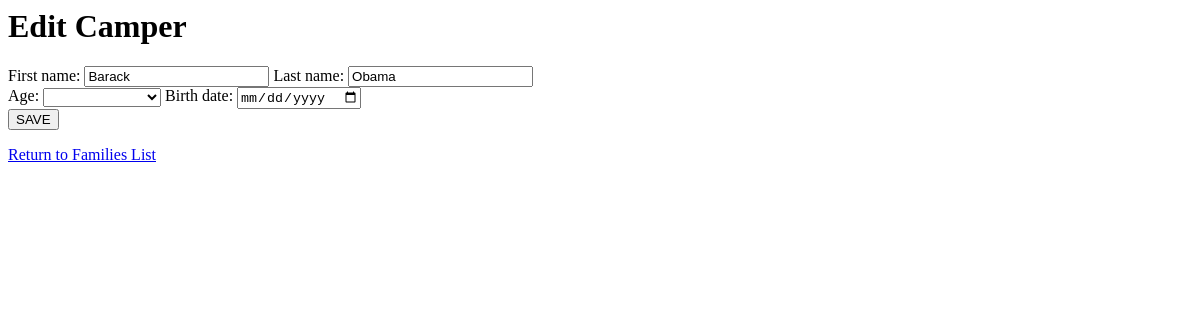
The page /edit_camper/1/ on the database as committed earlier.
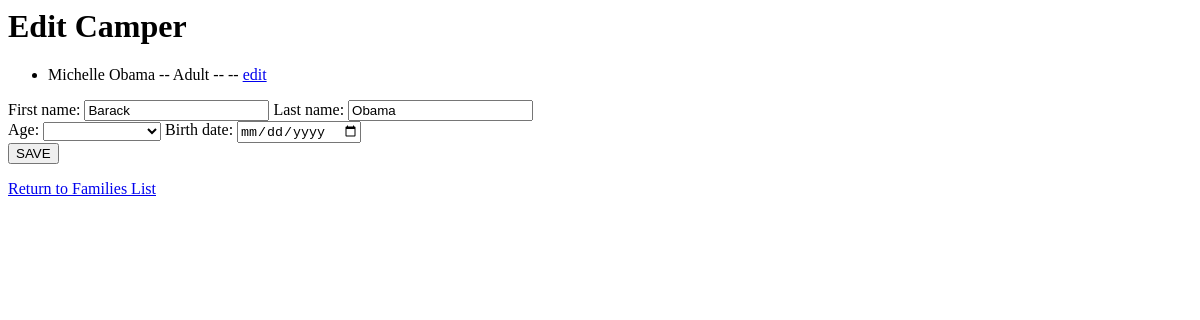
The same page on the database as committed later.
### my_app/models.py (models this page shows, shortened)
class Camper(models.Model):
    family = models.ForeignKey(Family)
    first_name = models.CharField(max_length=50)
    last_name = models.CharField(max_length=50)
    under_18 = models.BooleanField()
    dob = models.DateField(null=True, blank=True)
    is_vegetarian = models.BooleanField(default=False)
    is_vegan = models.BooleanField(default=False)
    is_gf = models.BooleanField(default=False)
    is_df = models.BooleanField(default=False)

### my_app/views.py (the view, shortened to what this page needs)
# urls.py: url(r'^edit_camper/(?P<camper_id>[0-9]+)/$', views.edit_camper, name='edit_camper'),
def edit_camper(request, camper_id):
    if camper_id == "0":
        camper = Camper()
    else:
        camper = get_object_or_404(Camper, pk=camper_id)
    filtered_camper_list = Camper.objects.filter(id=camper_id)
    if len(filtered_camper_list) > 0:
        camper = filtered_camper_list[0]
    else:
        camper = Camper()
    return render(request, 'seabeck_draft/edit_camper.html', {'camper': camper})

### my_app/templates/seabeck_draft/edit_camper.html (shortened to what this page needs)
{% load staticfiles %}
{% block title %}
<h1>Edit Camper</h1>
{% endblock %}
{% block others %}
<ul>
    {% for indiv in camper.family.camper_set.all %}
        {% if indiv != camper %}
            <li>{{ indiv.first_name }} {{ indiv.last_name }} --
                {% if indiv.under_18 == True %}
                    Child
                {%  else%}
                    Adult
                {% endif %}
                --
                --
            <a href="/edit_camper/{{ indiv.id }}">edit</a>
        </li>
        {% endif %}
    {% endfor %}
</ul>
{% endblock %}
{% block content %}
<form method="post">
    First name: <input value="{{ camper.first_name  }}" name="first_name" type="text">
    Last name: <input value="{{ camper.last_name  }}" name="last_name" type="text">
    <br>
    Age: <select value="{{ camper.under_18 }}" name="under_18">
        <option value="Null"></option>
        <option value="False">Adult (18+)</option>
    </select>
    Birth date: <input value="{{ camper.dob  }}" name="dob" type="date">
    <br>
    <input type="submit" value="SAVE"/>
</form>
{% endblock %}
{% block last %}
    <a href="/">Return to Families List</a>
{% endblock %}

Rows that differ between the two databases and show on the page:
added Camper: first_name "Michelle", last_name "Obama", under_18 "Adult"
